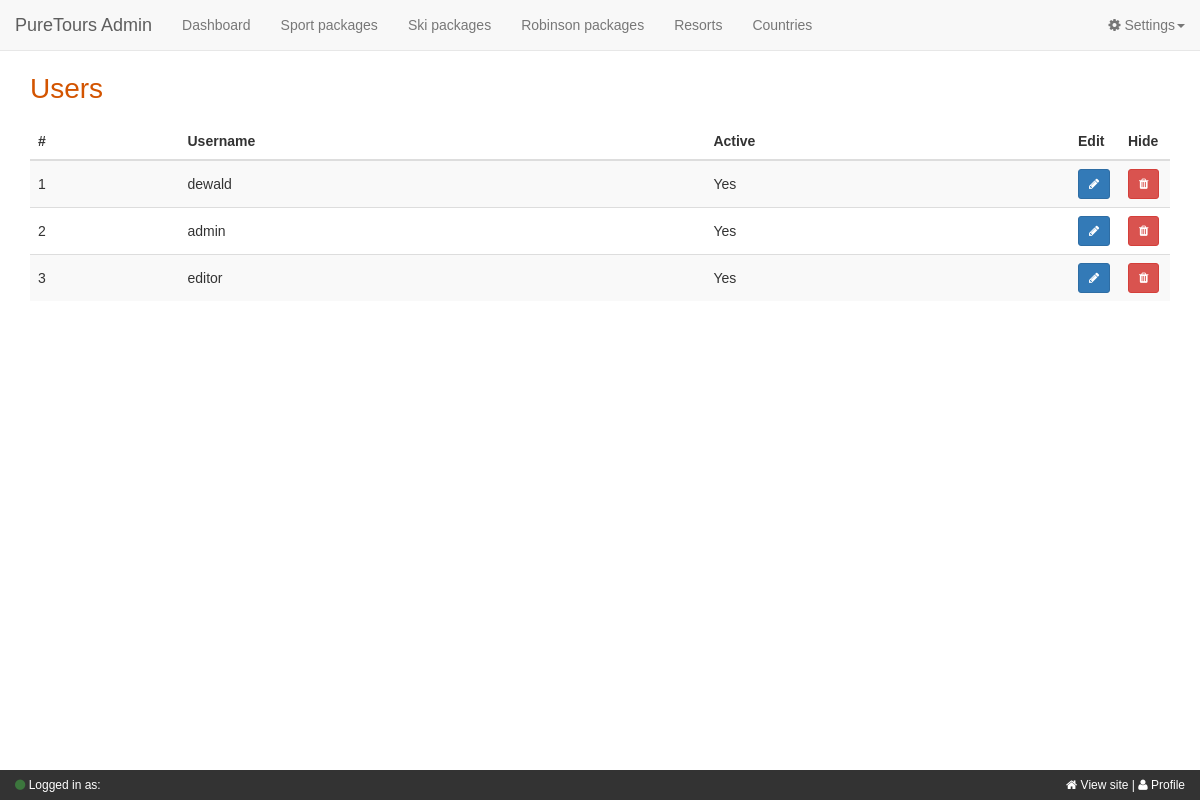
The page /index.php/admin_users on the database its author committed.
### tables this page shows
CREATE TABLE `user` (
  `user_id` int(11) unsigned NOT NULL AUTO_INCREMENT,
  `first_name` varchar(80) DEFAULT NULL,
  `last_name` varchar(80) DEFAULT NULL,
  `email` varchar(128) DEFAULT NULL,
  `password` varchar(255) DEFAULT NULL,
  `username` varchar(80) DEFAULT NULL,
  `last_login` datetime DEFAULT NULL,
  `date_created` timestamp NULL DEFAULT CURRENT_TIMESTAMP,
  `role_id` int(11) unsigned DEFAULT NULL,
  `active` tinyint(1) DEFAULT '1',
  PRIMARY KEY (`user_id`)
);

### application/core/MY_Controller.php (called while the page is built, shortened)
<?php defined('BASEPATH') OR exit('No direct script access allowed');
class MY_Controller extends CI_Controller
{
    public function __construct()
    {
        $this->load->library('session');
        $this->load->library('resources');
        $this->load->library('responder');
    }
    protected function layout_cms($layout = 'cms/_layout_main')
    {
        $this->load->view($layout);
    }
}

### application/controllers/Admin_users.php (called while the page is built, shortened)
<?php defined('BASEPATH') OR exit('No direct script access allowed');
class Admin_users extends MY_Controller {
    public function index()
    {
        $this->resources->add_data('users', $this->user_m->get_all());
        $this->resources->add_data('page_title', 'users');
        $this->resources->add_subview('cms/pages/users/index');
        $this->layout_cms();
    }
}

### index.php (called while the page is built, shortened)
<?php
require_once BASEPATH . 'core/CodeIgniter.php';

### application/models/User_m.php (called while the page is built, shortened)
<?php
class User_m extends MY_Model
{
    public function __construct()
    {
        $this->table_name = 'user';
    }
    public function get_all()
    {
        return $this->db->get($this->table_name)->result();
    }
}

### application/views/cms/pages/users/index.php (the view)
<div id="sport-packages">
    <div class="container">
        <div class="row">
            <div class="col-md-12">
                <h1 class="text-users">Users</h1>
            </div>
        </div>
        <div class="row">
            <div class="col-xs-12">
                <table class="table table-striped">
                    <thead>
                        <tr>
                            <th>#</th>
                            <th>Username</th>
                            <th>Active</th>
                            <th width="50">Edit</th>
                            <th width="50">Hide</th>
                        </tr>
                    </thead>
                    <tbody>
                    <?php $i = 1; foreach ($this->resources->data['users'] as $user): ?>
                        <tr>
                            <td><?php echo $i; ?></td>
                            <td><?php echo $user->username; ?></td>
                            <td><?php echo $user->active == 1 ? 'Yes' : 'No'; ?></td>
                            <td><button class="btn btn-sm btn-primary"><i class="fa fa-pencil"></i></button></td>
                            <td><button class="btn btn-sm btn-danger"><i class="fa fa-trash"></i></button></td>
                        </tr>
                    <?php $i++; endforeach; ?>
                    </tbody>
                </table>
            </div>
        </div>
    </div>
</div>

### application/views/cms/_layout_main.php (shortened to what this page needs)
<!DOCTYPE html>
<html lang="en">
<head>
    <?php foreach ($this->resources->css as $css): ?>
        <link rel="stylesheet" href="<?php echo base_url($css) ?>"/>
    <?php endforeach; ?>
</head>
<body>
<nav class="navbar navbar-default navbar-fixed-top">
    <div class="container-fluid">
        <div class="navbar-header">
            <a class="navbar-brand" href="#">PureTours Admin</a>
        </div>
        <div class="collapse navbar-collapse" id="bs-example-navbar-collapse-1">
            <ul class="nav navbar-nav">
                <li class="dashboard <?php echo $this->resources->data['page_title'] == 'Dashboard' ? 'active': ''; ?>">
                    <a href="<?php echo site_url('admin/dashboard'); ?>">Dashboard</a>
                </li>
                <li class="sport <?php echo $this->resources->data['page_title'] == 'Sport packages' ? 'active': ''; ?>">
                    <a href="<?php echo site_url('admin/sport-packages'); ?>">Sport packages</a>
                </li>
                <li class="ski <?php echo $this->resources->data['page_title'] == 'Ski packages' ? 'active': ''; ?>">
                    <a href="<?php echo site_url('admin/ski-packages'); ?>">Ski packages</a></li>
                <li class="robinson <?php echo $this->resources->data['page_title'] == 'Robinson packages' ? 'active': ''; ?>">
                    <a href="<?php echo site_url('admin/robinson-packages'); ?>">Robinson packages</a></li>
                <li class="resorts <?php echo $this->resources->data['page_title'] == 'Resorts' ? 'active': ''; ?>">
                    <a href="<?php echo site_url('admin/resorts'); ?>">Resorts</a></li>
                <li class="countries <?php echo $this->resources->data['page_title'] == 'Countries' ? 'active': ''; ?>">
                    <a href="<?php echo site_url('admin/countries'); ?>">Countries</a></li>
            </ul>
            <ul class="nav navbar-nav navbar-right">
                <li class="dropdown">
                    <a class="dropdown-toggle" data-toggle="dropdown" href="#">
                        <i class="fa fa-cog"></i> Settings<span class="caret"></span></a>
                </li>
            </ul>
        </div>
    </div>
</nav>
<main>
    <?php foreach ($this->resources->views as $view): ?>
        <?php $this->load->view($view); ?>
    <?php endforeach; ?>
</main>
<div class="admin-status-bar">
    <p class="pull-left">
        <i class="fa fa-circle text-success"></i> Logged in as: <b><?php echo $this->session->userdata('user')['username']; ?></b>
    </p>
    <div class="pull-right">
        <a target="_blank" href="<?php site_url(); ?>"><i class="fa fa-home"></i> View site</a> |
        <a href="#profile"><i class="fa fa-user"></i> Profile</a>
    </div>
</div>
</body>
</html>

### assets/css/global.css (style rules this page uses)
html { font-family: sans-serif; line-height: 1.15; -ms-text-size-adjust: 100%; -webkit-text-size-adjust: 100%; }
body { margin: 0; }
article, aside, details, figcaption, figure, footer, header, main, menu, nav, section, summary { display: block; }
a { background-color: transparent; -webkit-text-decoration-skip: objects; }
h1 { font-size: 2em; margin: 0.67em 0; }
button, input, optgroup, select, textarea { font: inherit; margin: 0; }
button, input { overflow: visible; }
button, select { text-transform: none; }
button, html [type="button"], [type="reset"], [type="submit"] { -webkit-appearance: button; }
* { box-sizing: border-box; }
html, body { font-family: "Avenir", sans-serif; }

### assets/css/global-cms.css (style rules this page uses)
.text-users { color: #d35400; }
body { padding-top: 55px; margin-bottom: 35px; }
.admin-status-bar { position: fixed; z-index: 10; bottom: 0; left: 0; width: 100%; background: #333; height: 30px; color: #fFF; line-height: 30px; font-size: 12px; padding-left: 15px; padding-right: 15px; }
.admin-status-bar a { color: #FFF; }
.table > tbody > tr > td, .table > tbody > tr > th, .table > tfoot > tr > td, .table > tfoot > tr > th, .table > thead > tr > td, .table > thead > tr > th { vertical-align: middle; }

### rows shown on the page
user: username "dewald", active "Yes"
user: username "admin", active "Yes"
user: username "editor", active "Yes"
